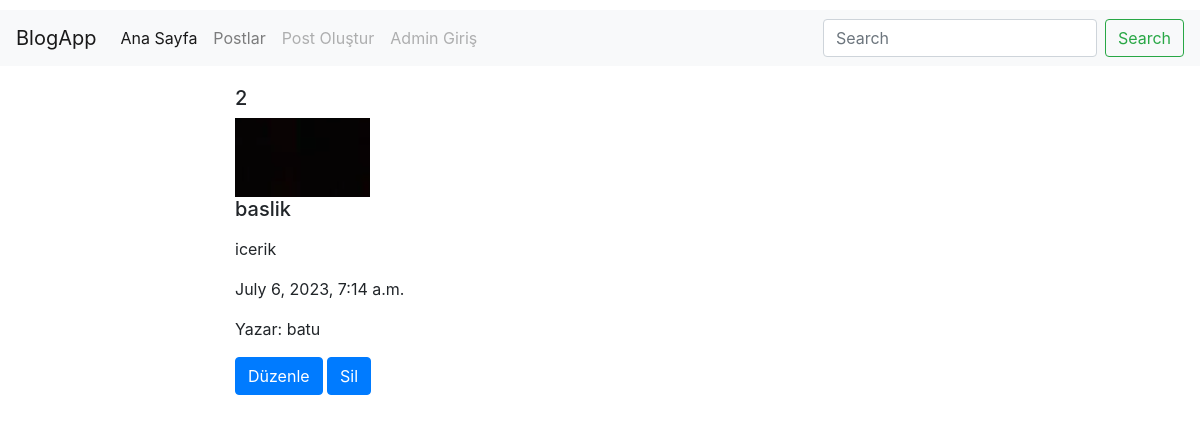
Page /post/details/2/ (signed in) on the earlier database version.
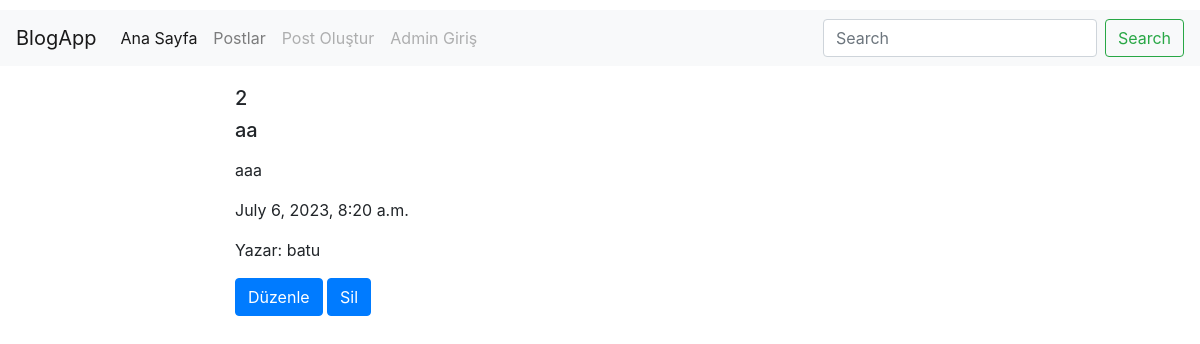
Same page on the later database version.
### post/models.py (models this page shows, shortened)
class Post(models.Model):
    user = models.ForeignKey('auth.User', verbose_name='yazar', on_delete=models.CASCADE, related_name='post')
    title = models.CharField(max_length=120, verbose_name="baslik")
    content = RichTextField(verbose_name="icerik")
    publishingDate = models.DateTimeField(verbose_name="yayinlanma tarihi", auto_now_add=True)
    image = models.FileField(null=True, blank=True)
    slug = models.SlugField(unique=True, editable=False, max_length=130)
    class Meta:
        ordering = ['-publishingDate']

### post/views.py (the view)
# urls.py: path('details/<int:id>/', post_details, name='details'),
def post_details(request, id):
    get_object_or_404(Post, id=id)
    postRef = Post.objects.get(id=id)
    return render(request, 'post/details.html', {'post': postRef})

### templates/post/details.html (shortened to what this page needs)
{% extends 'base.html' %}
{% block body %}
    <div class="container-fluid" style="width: 50rem;">
        <div class="card-body">
            <h5>{{ post.id }}</h5>
            {% if post.image %}
                <image src="{{ post.image.url }}" class="img-responsive"/>
            {% endif %}
            <h5 class="card-title">{{ post.title }}</h5>
            <p class="card-text">{{ post.content|safe|linebreaks }}</p>
            <p class="card-text">{{ post.publishingDate }}</p>
            <p class="card-text">Yazar: {{ post.user }}</p>
            {% if request.user.is_authenticated %}
                <a href="{% url 'update' id=post.id %}" class="btn btn-primary">Düzenle</a>
                <a href="{% url 'delete' id=post.id %}" class="btn btn-primary">Sil</a>
            {% endif %}
        </div>
</div>
{% endblock %}

Differences in the rows shown:
changed Post "batu": title "baslik" → "aa"; content "icerik" → "aaa"; publishingDate "July 6, 2023, 7:14 a.m." → "July 6, 2023, 8:20 a.m."; image: picture removed
